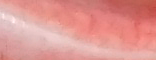
#> input picture a123(2).jpg, 156 x 60 px
$ python massiv.py
#> lines starting #> are read from the running program, lines starting #| are printed output that depends on the picture
import numpy
import numpy as np
from matplotlib import pyplot as plt #вывод rgb канала изображения
import cv2 as cv

girl = cv.imread("a123(2).jpg")
#> girl is the input picture: shape (60, 156, 3); mean B, G, R 147, 151.8, 224.6
cv.imshow("girl", girl)
color = ("b","g","r")
for i, color in enumerate(color):
    hist = cv.calcHist([girl], [i], None, [256], [0, 256])
    plt.title("girl")
    plt.xlabel("Bins")
    plt.ylabel("num of perlex")
    plt.plot(hist, color = color)
    plt.xlim([0, 260])
    arraymassiv=np.array(hist)
    np.savez('massivi', arraymassiv)


plt.show()
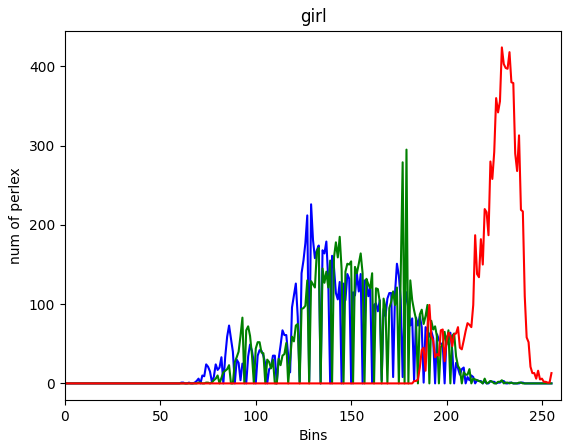
#> figure drawn by matplotlib, 1 panel; curve peaks at x = 129, y = 226; curve peaks at x = 179, y = 295; curve peaks at x = 229, y = 424

cv.waitKey(0)
cv.destroyAllWindows()
